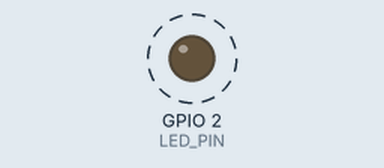
A sketch run on a simulated ESP32. On the bench: output pins drawn as LEDs (lit = HIGH). Dashed ring = blinking. What the sketch prints to the serial monitor is not drawn.

Above: at 0.2 s.
Timing chart, 0 to 3.0 s (numbered marks = the images above):
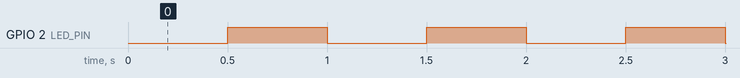

The sketch:

T01_Blink_Serial.ino
```cpp
// T01_Blink_Serial.ino
// Purpose: Verify Arduino IDE upload, Serial Monitor, and basic GPIO output.
//
// Hardware target:
// - ESP32-WROOM-32U DevKitC V4
// - USB connection only
// - No sensors or pumps required
//
// Notes for beginners:
// - Open Serial Monitor at 115200 baud.
// - GPIO2 is used as the default LED pin for this test.
// - Some ESP32 boards may not have an onboard LED on GPIO2.
//   If the LED does not blink, the Serial output can still confirm the board works.
// - This sketch uses millis() for timing instead of delay().

const int LED_PIN = 2;

const unsigned long LED_BLINK_INTERVAL_MS = 500;
const unsigned long UPTIME_PRINT_INTERVAL_MS = 1000;

unsigned long previousBlinkMs = 0;
unsigned long previousUptimePrintMs = 0;

bool ledState = false;

void setup() {
  Serial.begin(115200);

  pinMode(LED_PIN, OUTPUT);
  digitalWrite(LED_PIN, LOW);

  Serial.println("Hydroponic Device001 Serial OK");
  Serial.println("Project: Hydroponic_IoT_ESP32");
  Serial.println("Test: T01_Blink_Serial");
  Serial.println("Device ID: device001");
}

void loop() {
  unsigned long currentMs = millis();

  // Toggle GPIO2 every 500 ms. This only affects the LED if the board has one there.
  if (currentMs - previousBlinkMs >= LED_BLINK_INTERVAL_MS) {
    previousBlinkMs = currentMs;
    ledState = !ledState;
    digitalWrite(LED_PIN, ledState ? HIGH : LOW);
  }

  // Print uptime every 1 second so Serial Monitor can be verified.
  if (currentMs - previousUptimePrintMs >= UPTIME_PRINT_INTERVAL_MS) {
    previousUptimePrintMs = currentMs;

    Serial.print("Uptime: ");
    Serial.print(currentMs / 1000);
    Serial.println(" s");
  }
}
```

Measured:
- by itself, GPIO 2 (LED_PIN): alternates HIGH for 0.50 s and LOW for 0.50 s
